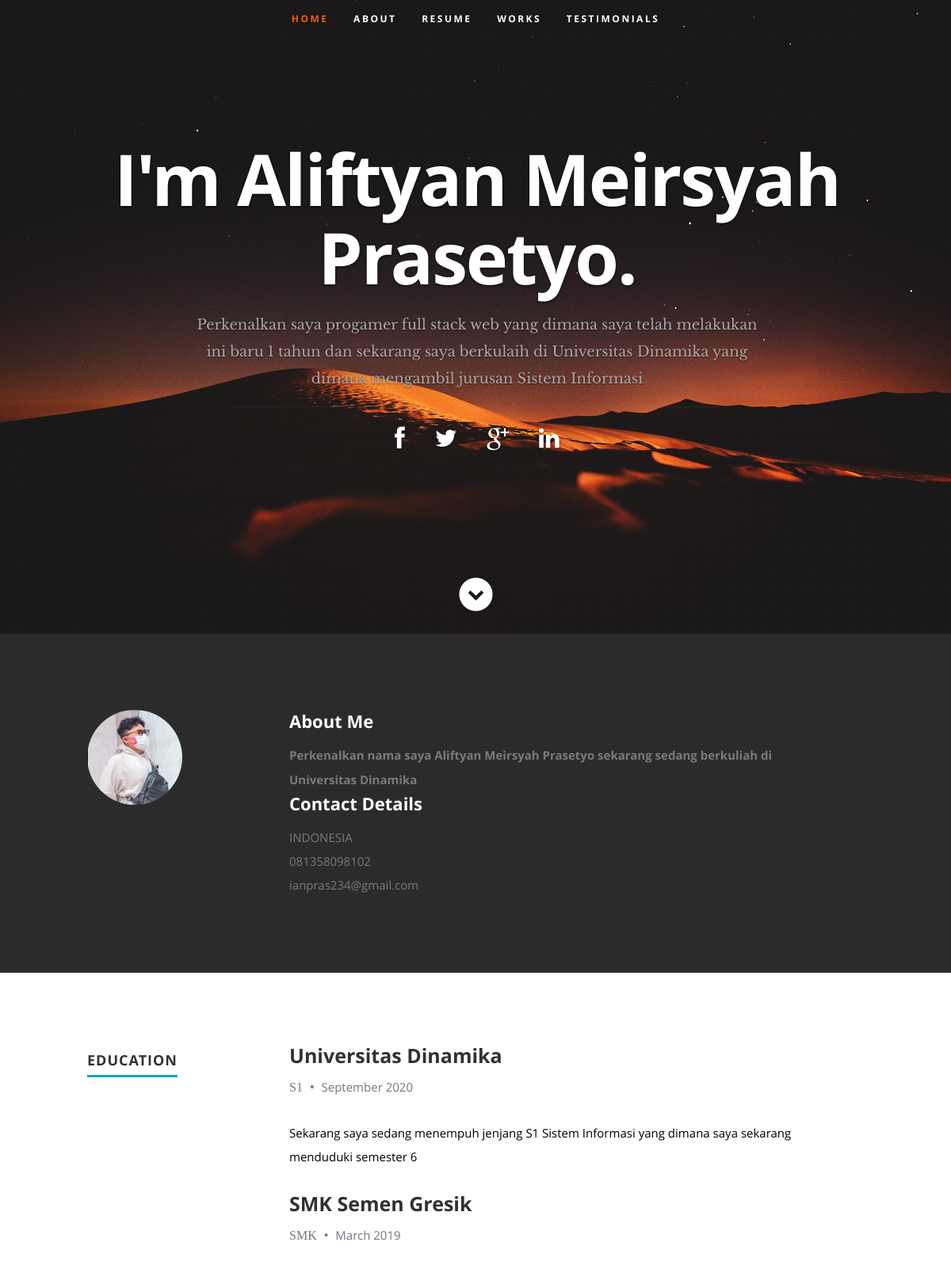
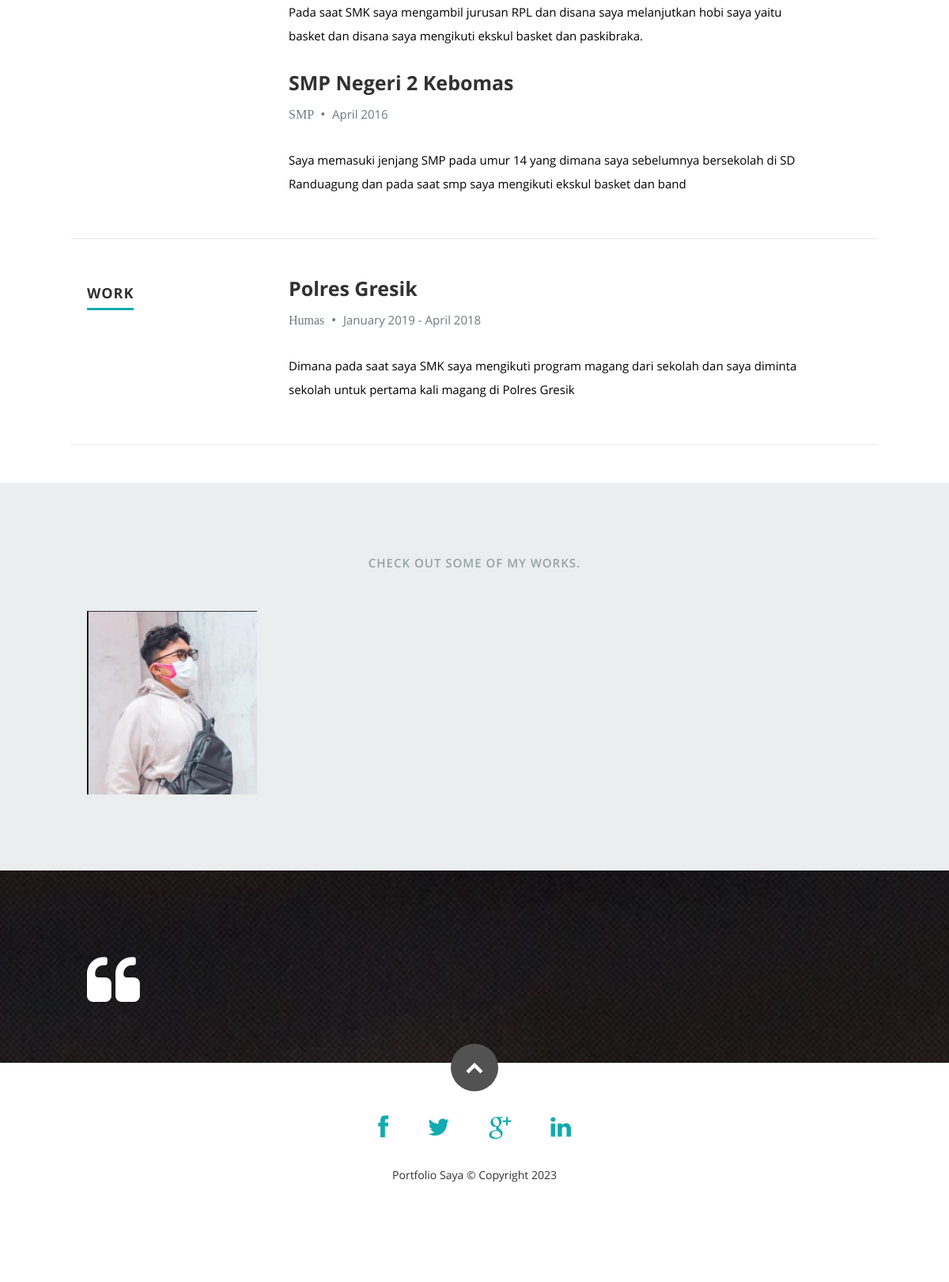
The page / on the database its author committed (2 pictures, top to bottom).
### tables this page shows
CREATE TABLE `users` (
  `id` int(50) NOT NULL,
  `firstname` varchar(250) NOT NULL,
  `lastname` varchar(250) NOT NULL,
  `username` text NOT NULL,
  `password` text NOT NULL,
  `avatar` text DEFAULT NULL,
  `last_login` datetime DEFAULT NULL,
  `date_added` datetime NOT NULL DEFAULT current_timestamp(),
  `date_updated` datetime DEFAULT NULL ON UPDATE current_timestamp()
);

CREATE TABLE `education` (
  `id` int(30) NOT NULL,
  `school` text DEFAULT NULL,
  `degree` text DEFAULT NULL,
  `month` varchar(50) NOT NULL,
  `year` int(10) NOT NULL,
  `description` text DEFAULT NULL,
  `order_by` int(30) NOT NULL
);

CREATE TABLE `work` (
  `id` int(30) NOT NULL,
  `company` text DEFAULT NULL,
  `position` text DEFAULT NULL,
  `started` varchar(250) NOT NULL,
  `ended` varchar(250) NOT NULL,
  `description` text DEFAULT NULL,
  `order_by` int(30) NOT NULL
);

CREATE TABLE `project` (
  `id` int(30) NOT NULL,
  `name` text DEFAULT NULL,
  `summary` text DEFAULT NULL,
  `description` text DEFAULT NULL,
  `banner` text DEFAULT NULL,
  `client` text DEFAULT NULL
);

### classes/DBConnection.php (called while the page is built, shortened)
<?php
class DBConnection{
    private $host = DB_SERVER;
    private $username = DB_USERNAME;
    private $password = DB_PASSWORD;
    private $database = DB_NAME;
    public $conn;
    public function __construct(){
        if (!isset($this->conn)) {
            $this->conn = new mysqli($this->host, $this->username, $this->password, $this->database);
        }
    }
}
?>

### classes/SystemSettings.php (called while the page is built, shortened)
<?php
class SystemSettings extends DBConnection{
	function info($field=''){
		if(!empty($field)){
			if(isset($_SESSION['system_info'][$field]))
				return $_SESSION['system_info'][$field];
			else
				return false;
		}else{
			return false;
		}
	}
}
$_settings = new SystemSettings();
?>

### config.php (called while the page is built, shortened)
<?php
require_once('classes/DBConnection.php');
require_once('classes/SystemSettings.php');
function validate_image($file){
	if(!empty($file)){
		if(is_file(base_app.$file)){
			return base_url.$file;
		}else{
			return base_url.'dist/img/no-image-available.png';
		}
	}else{
		return base_url.'dist/img/no-image-available.png';
	}
}
?>

### index.php (the view, shortened to what this page needs)
<?php require_once('config.php'); ?>
 <!DOCTYPE html>
<html lang="en" class="" style="height: auto;">
<?php require_once('inc/header.php') ?>
  <body>
   <header id="home">
      <nav id="nav-wrap">
         <ul id="nav" class="nav">
            <li class="current"><a class="smoothscroll" href="#home">Home</a></li>
            <li><a class="smoothscroll" href="#about">About</a></li>
           <li><a class="smoothscroll" href="#resume">Resume</a></li>
            <li><a class="smoothscroll" href="#portfolio">Works</a></li>
            <li><a class="smoothscroll" href="#testimonials">Testimonials</a></li>
         </ul>
      </nav>
<?php
$u_qry = $conn->query("SELECT * FROM users where id = 1");
foreach($u_qry->fetch_array() as $k => $v){
  if(!is_numeric($k)){
    $user[$k] = $v;
  }
}
$c_qry = $conn->query("SELECT * FROM contacts");
while($row = $c_qry->fetch_assoc()){
    $contact[$row['meta_field']] = $row['meta_value'];
}
$perkenalan = $conn->query("SELECT * FROM system_info");
while($row = $perkenalan->fetch_assoc()){
    $contact[$row['meta_field']] = $row['meta_value'];
}
?>
      <div class="row banner">
         <div class="banner-text">
            <h1 class="responsive-headline">I'm <?php echo isset($user) ? ucwords($user['firstname'].' '.$user['lastname']) : ""; ?>.</h1>
            <h3><?php echo stripslashes($_settings->info('welcome_message')) ?></h3>
            <hr />
            <ul class="social">
               <li><a target="_blank" href="<?php echo $contact['facebook'] ?>"><i class="fa fa-facebook"></i></a></li>
               <li><a target="_blank" href="<?php echo $contact['twitter'] ?>"><i class="fa fa-twitter"></i></a></li>
               <li><a target="_blank" href="mailto:<?php echo $contact['email'] ?>"><i class="fa fa-google-plus"></i></a></li>
               <li><a target="_blank" href="<?php echo $contact['linkin'] ?>"><i class="fa fa-linkedin"></i></a></li>
            </ul>
         </div>
      </div>
      <p class="scrolldown">
         <a class="smoothscroll" href="#about"><i class="icon-down-circle"></i></a>
      </p>
   </header>
   <section id="about">
      <div class="row">
         <div class="three columns">
         <img class="profile-pic" src="profile_asset/images/fotoku.png">
         </div>
         <div class="nine columns main-col">
            <h2>About Me</h2>
            <div id="about_me"><?php include "about.html"; ?></div>
            <div class="row">
               <div class="columns contact-details">
                  <h2>Contact Details</h2>
                  <p class="address">
               <span><?php echo $contact['address'] ?></span><br>
               <span><?php echo $contact['mobile'] ?></span><br>
                     <span><?php echo $contact['email'] ?></span>
             </p>
               </div>
               <div class="columns download">
               </div>
            </div>
         </div>
      </div>
   </section>
   <section id="resume">
      <div class="row education">
         <div class="three columns header-col">
            <h1><span>Education</span></h1>
         </div>
         <div class="nine columns main-col">
          <?php
          $e_qry = $conn->query("SELECT * FROM education order by year desc, month desc");
          while($row = $e_qry->fetch_assoc()):
          ?>
            <div class="row item">
               <div class="twelve columns">
                  <h3><?php echo $row['school'] ?></h3>
                  <p class="info"><?php echo $row['degree'] ?> <span>&bull;</span> <em class="date"><?php echo $row['month'].' '.$row['year'] ?></em></p>
                  <p>
                  <?php echo stripslashes(html_entity_decode($row['description'])) ?>
                  </p>
               </div>
            </div>
          <?php endwhile; ?>
         </div>
      </div>
      <div class="row work">
         <div class="three columns header-col">
            <h1><span>Work</span></h1>
         </div>
         <div class="nine columns main-col">
          <?php
          $w_qry = $conn->query("SELECT * FROM work ");
          while($row = $w_qry->fetch_assoc()):
          ?>
            <div class="row item">
               <div class="twelve columns">
                  <h3><?php echo $row['company'] ?></h3>
                  <p class="info"><?php echo $row['position'] ?> <span>&bull;</span> <em class="date"><?php echo str_replace("_"," ",$row['started']) ?> - <?php echo str_replace("_"," ",$row['ended']) ?></em></p>
                  <p><?php echo stripslashes(html_entity_decode($row['description'])) ?></p>
               </div>
            </div>
          <?php endwhile; ?>
         </div>
      </div>
   <section id="portfolio">
      <div class="row">
         <div class="twelve columns collapsed">
            <h1>Check Out Some of My Works.</h1>
            <div id="portfolio-wrapper" class="bgrid-quarters s-bgrid-thirds cf">
               <?php
                  $p_qry = $conn->query("SELECT * FROM project ");
                  while($row = $p_qry->fetch_assoc()):
                  ?>
                 <div class="columns portfolio-item">
                    <div class="item-wrap">
                       <a href="#modal-<?php echo $row['id'] ?>" title="">
                          <img alt="" src="<?php echo validate_image($row['banner']) ?>">
                       </a>
                    </div>
                </div>
              <?php endwhile; ?>
            </div>
         </div>
      </div>
   </section>
   <section id="testimonials">
      <div class="text-container">
         <div class="row">
            <div class="two columns header-col">
            </div>
            <div class="ten columns flex-container">
            </div>
         </div>
       </div>
   </section>
      <?php require_once('inc/footer.php') ?>
  </body>
</html>

### inc/header.php (shortened to what this page needs)
<head>
   <link rel="stylesheet" href="<?php echo base_url ?>profile_asset/css/default.css">
  <link rel="stylesheet" href="<?php echo base_url ?>profile_asset/css/layout.css">
   <link rel="stylesheet" href="<?php echo base_url ?>profile_asset/css/media-queries.css">
   <link rel="stylesheet" href="<?php echo base_url ?>profile_asset/css/magnific-popup.css">
  </head>

### inc/footer.php (shortened to what this page needs)
<footer>
   <div class="row">
      <div class="twelve columns">
         <ul class="social-links">
            <li><a target ="_blank" href="<?php echo $contact['facebook'] ?>"><i class="fa fa-facebook"></i></a></li>
            <li><a target ="_blank" href="<?php echo $contact['twitter'] ?>"><i class="fa fa-twitter"></i></a></li>
            <li><a target ="_blank" href="mailto:<?php echo $contact['email'] ?>"><i class="fa fa-google-plus"></i></a></li>
            <li><a target ="_blank" href="<?php echo $contact['linkin'] ?>"><i class="fa fa-linkedin"></i></a></li>
         </ul>
         <ul class="copyright">
            <li>Portfolio Saya &copy; Copyright 2023</li>
         </ul>
      </div>
      <div id="go-top"><a class="smoothscroll" title="Back to Top" href="#home"><i class="icon-up-open"></i></a></div>
   </div>
</footer>

### profile_asset/css/default.css (style rules this page uses)
html, body, div, span, object, iframe, h1, h2, h3, h4, h5, h6, p, blockquote, pre, abbr, address, cite, code, del, dfn, em, img, ins, kbd, q, samp, small, strong, sub, sup, var, b, i, dl, dt, dd, ol, ul, li, fieldset, form, label, legend, table, caption, tbody, tfoot, thead, tr, th, td, article, aside, canvas, details, figcaption, figure, footer, header, hgroup, menu, nav, section, summary, time, mark, audio, video { margin: 0; padding: 0; border: 0; outline: 0; font-size: 100%; vertical-align: baseline; background: transparent; }
article,aside,details,figcaption,figure, footer,header,hgroup,menu,nav,section { display: block; }
*, *:before, *:after { -moz-box-sizing: border-box; -webkit-box-sizing: border-box; box-sizing: border-box; }
html { font-size: 62.5%; -webkit-font-smoothing: antialiased; }
body { background: #fff; font-family: 'opensans-regular', sans-serif; font-weight: normal; font-size: 15px; line-height: 30px; color: #838C95; -webkit-font-smoothing: antialiased; -webkit-text-size-adjust: 100%; }
h1, h2, h3, h4, h5, h6 { color: #313131; font-family: 'opensans-bold', sans-serif; font-weight: normal; }
h1 { font-size: 38px; line-height: 42px; margin-bottom: 12px; letter-spacing: -1px; }
h2 { font-size: 28px; line-height: 36px; margin-bottom: 6px; }
h3 { font-size: 22px; line-height: 30px; margin-bottom: 12px; }
p { margin: 0 0 30px 0; }
em { font: 15px/30px 'opensans-italic', sans-serif; }
strong, b { font: 15px/30px 'opensans-bold', sans-serif; }
hr { border: solid #E3E3E3; border-width: 1px 0 0; clear: both; margin: 11px 0 30px; height: 0; }
a, a:visited { text-decoration: none; outline: 0; color: #11ABB0; -webkit-transition: color .3s ease-in-out; -moz-transition: color .3s ease-in-out; -o-transition: color .3s ease-in-out; transition: color .3s ease-in-out; }
p a, p a:visited { line-height: inherit; }
ul, ol { margin-bottom: 24px; margin-top: 12px; }
ul { list-style: none outside; }
li { line-height: 18px; margin-bottom: 12px; }
img { max-width: 100%; height: auto; }
.row { width: 96%; max-width: 1020px; margin: 0 auto; }
.row .row { width: auto; max-width: none; margin: 0 -20px; }
.row:before, .row:after { content: " "; display: table; }
.row:after { clear: both; }
.column, .columns { position: relative; padding: 0 20px; min-height: 1px; float: left; }
.row.collapsed > .column, .row.collapsed > .columns, .column.collapsed, .columns.collapsed { padding: 0; }
[class*="column"] + [class*="column"]:last-child { float: right; }
.row .two { width: 16.66667%; }
.row .three { width: 25%; }
.row .nine { width: 75%; }
.row .ten { width: 83.33333%; }
.row .twelve { width: 100%; }
.bgrid-quarters [class*="column"] { width: 25%; }
.cf:before, .cf:after { content: " "; display: table; }
.cf:after { clear: both; }

### index.php (style rules this page uses)
#about_me * { color:#7A7A7A !important; }

### rows shown on the page
users: firstname+lastname "Aliftyan Meirsyah Prasetyo"
education: school "Universitas Dinamika", degree "S1", month "September", year "2020", description "Sekarang saya sedang menempuh jenjang S1 Sistem Informasi yang dimana saya sekarang menduduki semester 6"
education: school "SMK Semen Gresik", degree "SMK", month "March", year "2019", description "Pada saat SMK saya mengambil jurusan RPL dan disana saya melanjutkan hobi saya yaitu basket dan disana saya mengikuti ekskul basket dan paskibraka."
education: school "SMP Negeri 2 Kebomas", degree "SMP", month "April", year "2016", description "Saya memasuki jenjang SMP pada umur 14 yang dimana saya sebelumnya bersekolah di SD Randuagung dan pada saat smp saya mengikuti ekskul basket dan band"
work: company "Polres Gresik", position "Humas", started "January 2019", ended "April 2018", description "Dimana pada saat saya SMK saya mengikuti program magang dari sekolah dan saya diminta sekolah untuk pertama kali magang di Polres Gresik"
project: banner (picture)

### other values the page prints
$_settings->info('welcome_message') "Perkenalkan saya progamer full stack web yang dimana saya telah melakukan ini baru 1 tahun dan sekarang saya berkulaih di Universitas Dinamika yang dimana mengambil jurusan Sistem Informasi"
$contact['address'] "INDONESIA"
$contact['mobile'] "081358098102"
$contact['email'] "ianpras234@gmail.com"
